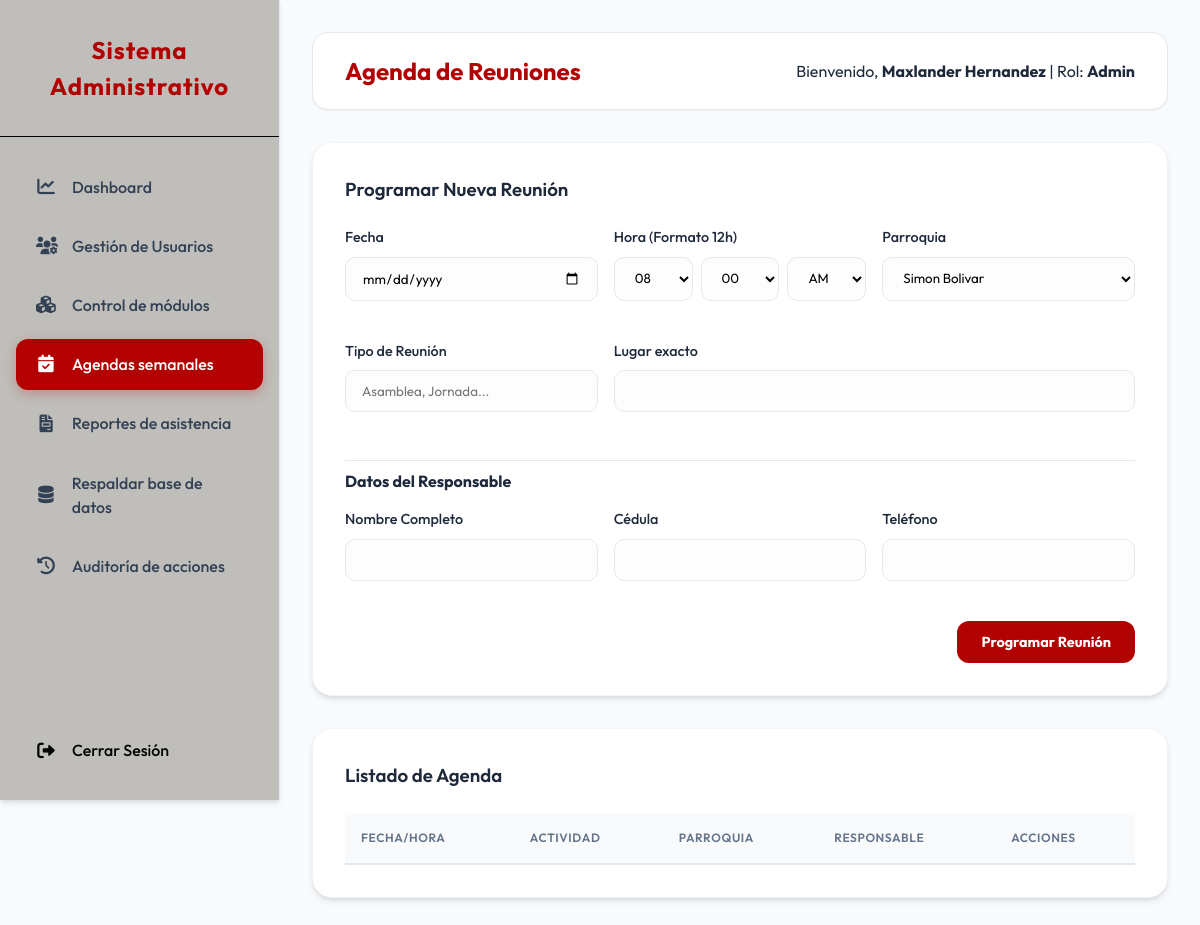
The app's page /admin/reuniones.php (signed in), older data.
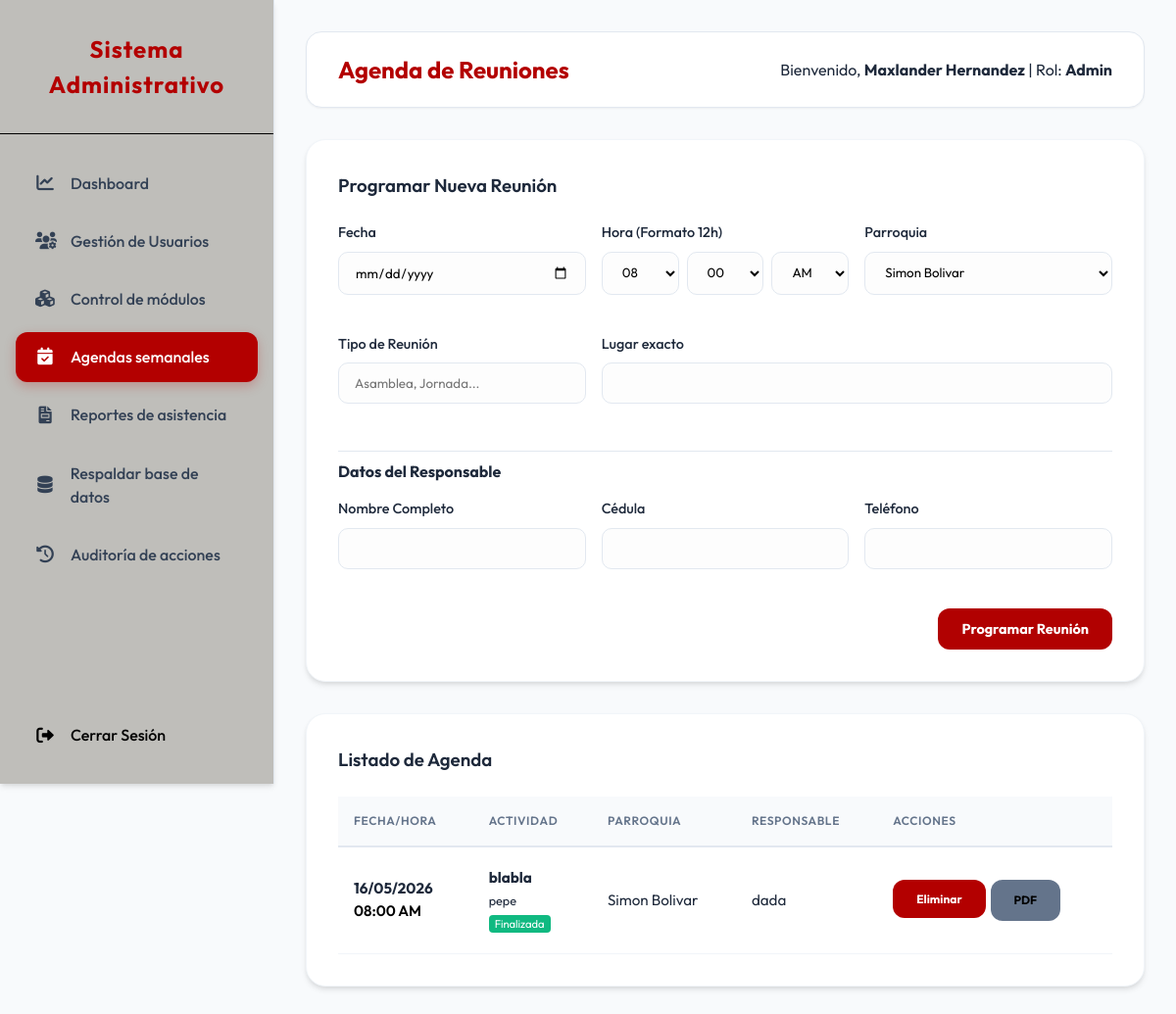
The same page, newer data.
### tables this page shows
CREATE TABLE `reuniones` (
  `ID_REUNION` int(11) NOT NULL AUTO_INCREMENT,
  `FECHA` date NOT NULL,
  `HORA` time NOT NULL,
  `TIPO_REUNION` varchar(255) NOT NULL,
  `LUGAR` varchar(255) NOT NULL,
  `PARROQUIA` enum('Simon Bolivar','Once de Abril','Vista al Sol','Chirica','Dalla Costa','Cachamay','Universidad','Unare','Yocoima','Pozo Verde','5 de Julio') NOT NULL,
  `RESPONSABLE_NOMBRE` varchar(100) NOT NULL,
  `RESPONSABLE_CEDULA` varchar(20) NOT NULL,
  `RESPONSABLE_TELEFONO` varchar(15) NOT NULL,
  `CREADO_EN` timestamp NOT NULL DEFAULT current_timestamp(),
  `ESTADO` varchar(20) DEFAULT 'Programada',
  PRIMARY KEY (`ID_REUNION`)
);

### admin/reuniones.php (the view, shortened to what the changed rows need)
<?php
require_once __DIR__ . '/../includes/layout_header.php';
require_once __DIR__ . '/../includes/auth.php';
$reuniones = $pdo->query("SELECT * FROM REUNIONES ORDER BY FECHA ASC, HORA ASC")->fetchAll();
?>
<div class="card">
    <table>
        <thead>
            <tr>
                <th>Fecha/Hora</th>
                <th>Actividad</th>
                <th>Parroquia</th>
                <th>Responsable</th>
                <th>Acciones</th>
            </tr>
        </thead>
        <tbody>
            <?php foreach ($reuniones as $r): ?>
            <tr>
                <td>
                    <strong><?php echo date('d/m/Y', strtotime($r['FECHA'])); ?></strong><br>
                    <span style="color: var(--secondary-color); font-weight: 600;"><?php echo date('h:i A', strtotime($r['HORA'])); ?></span>
                </td>
                <td>
                    <strong><?php echo $r['TIPO_REUNION']; ?></strong><br>
                    <small><?php echo $r['LUGAR']; ?></small><br>
                    <span class="badge" style="background: <?php echo $r['ESTADO'] === 'Finalizada' ? '#10b981' : '#f59e0b'; ?>; color: white; padding: 2px 6px; border-radius: 4px; font-size: 0.7rem;">
                        <?php echo $r['ESTADO'] ?? 'Programada'; ?>
                    </span>
                </td>
                <td><?php echo $r['PARROQUIA']; ?></td>
                <td><?php echo $r['RESPONSABLE_NOMBRE']; ?></td>
                <td>
                    <div style="display: flex; gap: 0.3rem; flex-wrap: wrap;">
                        <form method="POST" onsubmit="return confirm('¿Eliminar esta reunión?')">
                            <button type="submit" class="btn btn-danger" style="font-size: 0.75rem;">Eliminar</button>
                        </form>
                        <a href="../operador/ficha_reunion.php?id=<?php echo $r['ID_REUNION']; ?>" class="btn btn-secondary" style="font-size: 0.75rem; background: #64748b; color: white;" target="_blank">PDF</a>
                    </div>
                </td>
            </tr>
            <?php endforeach; ?>
        </tbody>
    </table>
</div>
<?php require_once __DIR__ . '/../includes/layout_footer.php'; ?>

Row changes from the older to the newer data that the page shows:
added reuniones: FECHA "16/05/2026", HORA "08:00 AM", TIPO_REUNION "blabla", LUGAR "pepe", ESTADO "Finalizada", PARROQUIA "Simon Bolivar", RESPONSABLE_NOMBRE "dada"
